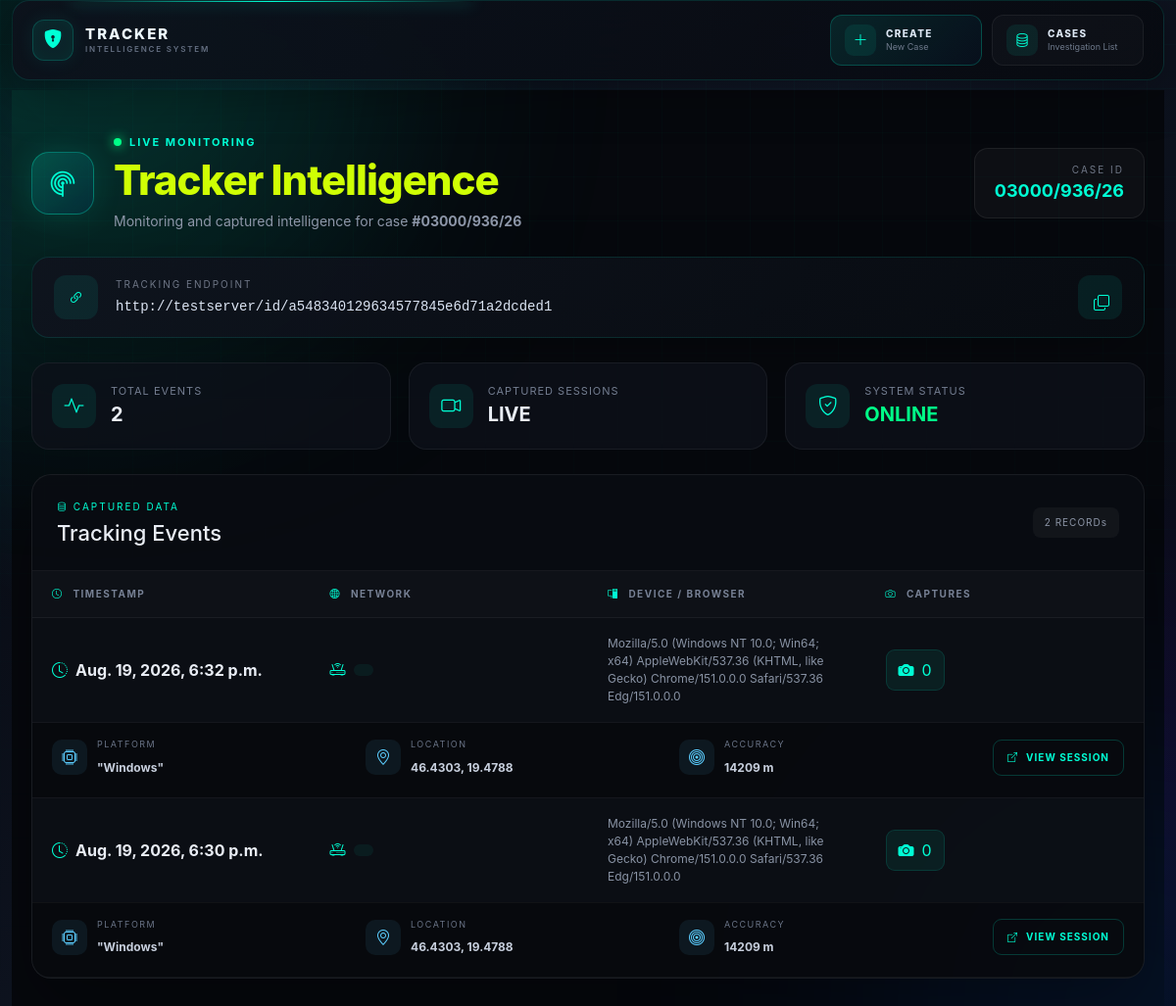
/show/2/ (signed in), run on an earlier commit of the app's database.
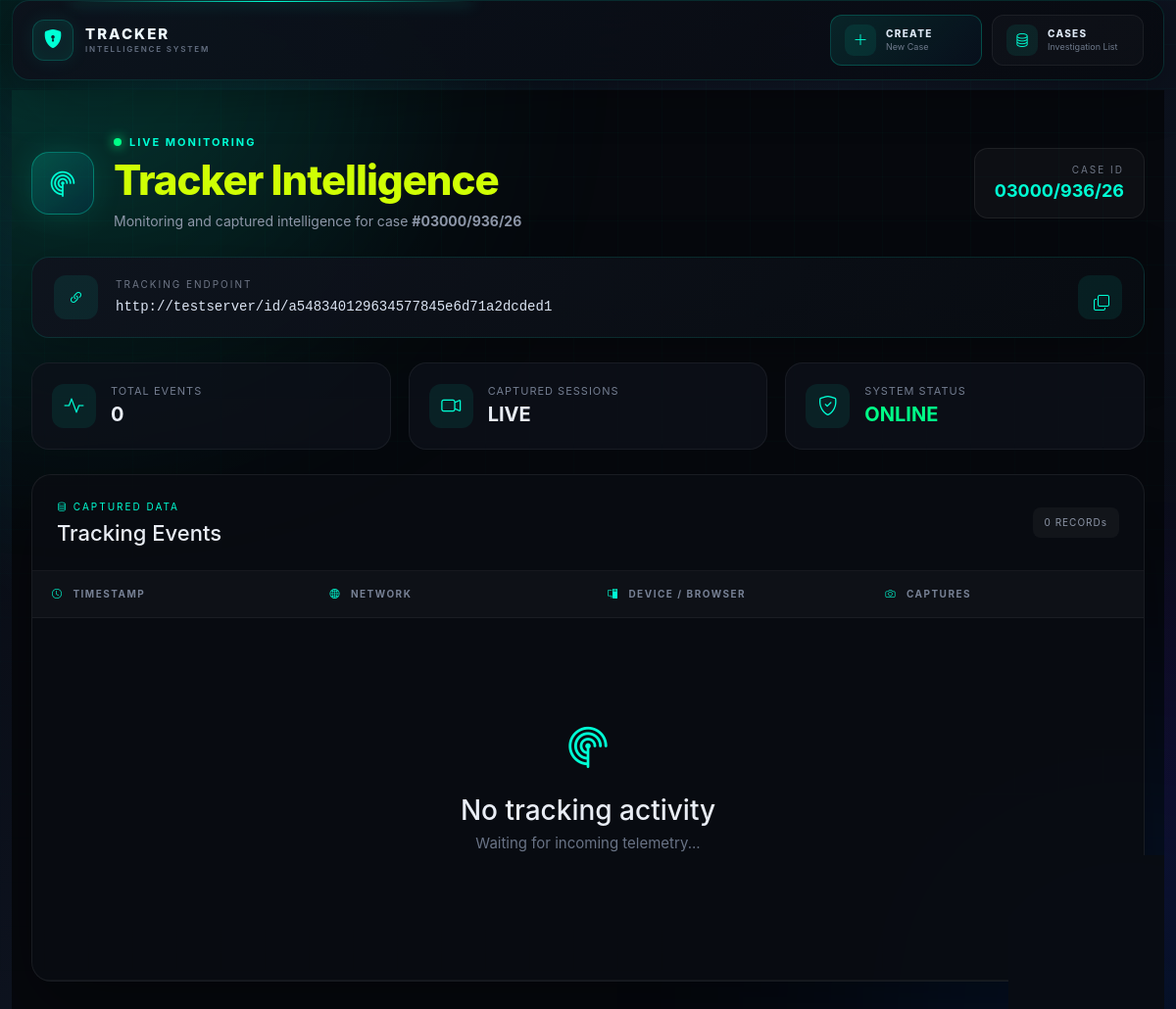
And on a later commit of the database.
### tracker/models.py (models this page shows)
class Tracker(models.Model):
    case = models.ForeignKey('Case', on_delete=models.CASCADE)
    created = models.DateTimeField(auto_now_add=True)
    ip_address = models.GenericIPAddressField(null=True, blank=True)
    x_forwarded_for = models.TextField(null=True, blank=True)
    user_agent = models.TextField(null=True, blank=True)
    referer = models.TextField(null=True, blank=True)
    browser = models.CharField(max_length=100, null=True, blank=True)
    platform = models.CharField(max_length=100, null=True, blank=True)
    mobile = models.CharField(max_length=100, null=True, blank=True)
    latitude = models.FloatField(null=True, blank=True)
    longitude = models.FloatField(null=True, blank=True)
    accuracy = models.IntegerField(null=True, blank=True)
    timestamp = models.IntegerField(blank=True, null=True)

### tracker/views.py (the view)
# urls.py: path('show/<int:case_id>/', show_trackers_view, name='show_trackers_view'),
@login_required(login_url='/login')
def show_trackers_view(request,case_id):
    user = request.user
    case = Case.objects.get(pk=case_id)
    if case.owner != user:
        return redirect('/')
    objs = Tracker.objects.filter(case=case).order_by('-created')
    template = "tracker/list_trackers.html"
    context = {"objs": objs,"app_domain":APP_DOMAIN,"case":case}
    return render(request, template, context)

### templates/tracker/list_trackers.html (shortened to what the changed rows need)
{% extends 'main/base.html' %}
{% load static %}
{% block content %}
<div class="tracker-page">
    <div class="tracker-container">
        <div class="tracker-header">
            <div class="header-left">
                <div>
                    <h1>Tracker Intelligence</h1>
                </div>
            </div>
        </div>
        <div class="stats-grid">
            <div class="stat-card">
                <div>
                    <span>Total Events</span>
                    <strong>{{ objs|length }}</strong>
                </div>
            </div>
        </div>
        <div class="table-card">
            <div class="table-header">
                <div>
                    <span class="section-label">
                    </span>
                    <h2>Tracking Events</h2>
                </div>
                <div class="record-count">
                    {{ objs|length }} RECORD{{ objs|length|pluralize }}
                </div>
            </div>
            <div class="table-responsive">
                <table class="tracker-table">
                    <thead>
                        <tr>
                            <th>
                                <i class="bi bi-clock"></i>
                                Timestamp
                            </th>
                            <th>
                                <i class="bi bi-globe2"></i>
                                Network
                            </th>
                            <th>
                                <i class="bi bi-pc-display"></i>
                                Device / Browser
                            </th>
                            <th>
                                <i class="bi bi-camera"></i>
                                Captures
                            </th>
                        </tr>
                    </thead>
                    <tbody>
                        {% for obj in objs %}
                        <tr class="main-row">
                            <td>
                                <div class="timestamp">
                                    <i class="bi bi-clock-history"></i>
                                    <strong>{{ obj.created }}</strong>
                                </div>
                            </td>
                            <td>
                                <div class="ip-address">
                                    <i class="bi bi-router"></i>
                                    <span>{{ obj.x_forwarded_for }}</span>
                                </div>
                            </td>
                            <td>
                                <div class="user-agent">
                                    {{ obj.user_agent }}
                                </div>
                            </td>
                            <td>
                                <a href="{% url 'show_captured_images' obj.pk %}"
                                   class="capture-btn">
                                    <i class="bi bi-camera-fill"></i>
                                    <span>
                                        {{ obj.get_camera_captures.all.count }}
                                    </span>
                                </a>
                            </td>
                        </tr>
                        <tr class="details-row">
                            <td colspan="4">
                                <div class="details-grid">
                                    <div class="detail-item">
                                        <div class="detail-icon">
                                            <i class="bi bi-cpu"></i>
                                        </div>
                                        <div>
                                            <span>PLATFORM</span>
                                            <strong>{{ obj.platform }}</strong>
                                        </div>
                                    </div>
                                    <div class="detail-item">
                                        <div class="detail-icon">
                                            <i class="bi bi-geo-alt"></i>
                                        </div>
                                        <div>
                                            <span>LOCATION</span>
                                            <strong>
                                                {{ obj.latitude }},
                                                {{ obj.longitude }}
                                            </strong>
                                        </div>
                                    </div>
                                    <div class="detail-item">
                                        <div class="detail-icon">
                                            <i class="bi bi-bullseye"></i>
                                        </div>
                                        <div>
                                            <span>ACCURACY</span>
                                            <strong>
                                                {{ obj.accuracy }} m
                                            </strong>
                                        </div>
                                    </div>
                                    <a href="{% url 'show_captured_images' obj.pk %}"
                                       class="view-session">
                                        <i class="bi bi-box-arrow-up-right"></i>
                                        VIEW SESSION
                                    </a>
                                </div>
                            </td>
                        </tr>
                        {% empty %}
                        <tr>
                            <td colspan="4">
                                <div class="empty-state">
                                    <i class="bi bi-radar"></i>
                                    <h3>No tracking activity</h3>
                                    <p>
                                        Waiting for incoming telemetry...
                                    </p>
                                </div>
                            </td>
                        </tr>
                        {% endfor %}
                    </tbody>
                </table>
            </div>
        </div>
    </div>
</div>
{% endblock content %}

What changed in the data, as far as the page shows it:
removed Tracker: created "Aug. 19, 2026, 6:32 p.m.", user_agent "Mozilla/5.0 (Windows NT 10.0; Win64; x64) AppleWebKit/537.36 (KHTML, like Gecko) Chrome/151.0.0.0 Safari/537.36 Edg/151.0.0.0", get_camera_captures.all.count "0", platform "\"Windows\"", latitude "46.4303", longitude "19.4788", accuracy "14209"
removed Tracker: created "Aug. 19, 2026, 6:30 p.m.", user_agent "Mozilla/5.0 (Windows NT 10.0; Win64; x64) AppleWebKit/537.36 (KHTML, like Gecko) Chrome/151.0.0.0 Safari/537.36 Edg/151.0.0.0", get_camera_captures.all.count "0", platform "\"Windows\"", latitude "46.4303", longitude "19.4788", accuracy "14209"
Also different on the page:
{{ objs|length }}: "2" → "0"
text now shown: "No tracking activity Waiting for incoming telemetry..."
